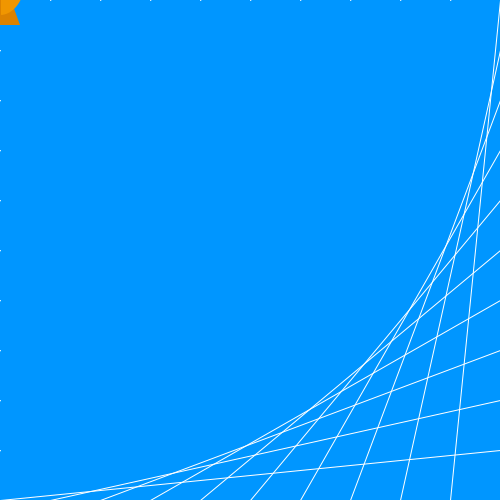
Frame 1 (no input)
Frame 60 (the mouse pressed at the canvas centre just before this capture): identical to frame 1, image omitted
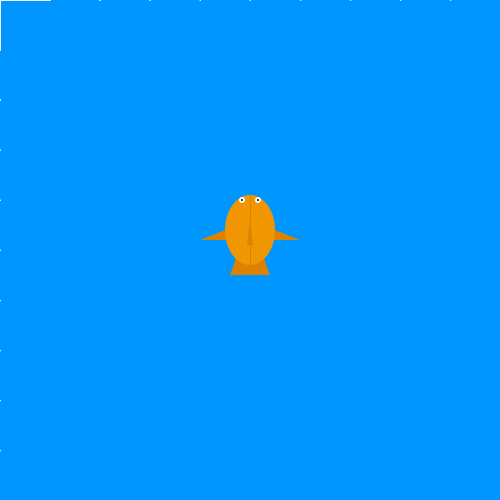
Frame 120 (the mouse held since frame 60 and released just before this capture)

The Processing sketch that drew these frames (run headless with seeded random() and noise(); from frame 60 on, the mouse is pressed at the canvas centre):

// Processing sketch: processing_69845
// ── processing_69845.pde

/*****************************************
 * Assignment 01
 * Name:         Henry Bradford
 * E-mail:       hbradfor@haverford.edu
 * Course:       CS 110 - Section 01
 * Submitted:    9/12/12
 * 
 * An interactive program in which a fish is surrounded by nets
***********************************************/
//general qualities
void setup() 
{
  size(500,500);
  smooth();
}

void draw()
{
  //background
  background(0,150,255);
  
 //bottom left net
 stroke(255);
 line(0,mouseY+50, mouseX-450,500);
 line(0,mouseY+100, mouseX-400,500);
 line(0,mouseY+150, mouseX-350,500);
 line(0,mouseY+200, mouseX-300,500);
 line(0,mouseY+250, mouseX-250,500);
 line(0,mouseY+300, mouseX-200,500);
 line(0,mouseY+350, mouseX-150,500);
 line(0,mouseY+400, mouseX-100,500);
 line(0,mouseY+450, mouseX-50,500);
 line(0,mouseY+500, mouseX,500);
 
  //top left net
 line(0,mouseY, mouseX-450,0);
 line(0,mouseY-50, mouseX-400,0);
 line(0,mouseY-100, mouseX-350,0);
 line(0,mouseY-150, mouseX-300,0);
 line(0,mouseY-200, mouseX-250,0);
 line(0,mouseY-250, mouseX-200,0);
 line(0,mouseY-300, mouseX-150,0);
 line(0,mouseY-350, mouseX-100,0);
 line(0,mouseY-400, mouseX-50,0);
 line(0,mouseY-450, mouseX,0);
 
 //top right net
 line(500,mouseY, mouseX+500,0);
 line(500,mouseY-50, mouseX+450,0);
 line(500,mouseY-100, mouseX+400,0);
 line(500,mouseY-150, mouseX+350,0);
 line(500,mouseY-200, mouseX+300,0);
 line(500,mouseY-250, mouseX+250,0);
 line(500,mouseY-300, mouseX+200,0);
 line(500,mouseY-350, mouseX+150,0);
 line(500,mouseY-400, mouseX+100,0);
 line(500,mouseY-450, mouseX+50,0);
 
 //bottom right net
 line(500,mouseY, mouseX+450,500);
 line(500,mouseY+50, mouseX+400,500);
 line(500,mouseY+100, mouseX+350,500);
 line(500,mouseY+150, mouseX+300,500);
 line(500,mouseY+200, mouseX+250,500);
 line(500,mouseY+250, mouseX+200,500);
 line(500,mouseY+300, mouseX+150,500);
 line(500,mouseY+350, mouseX+100,500);
 line(500,mouseY+400, mouseX+50,500);
 line(500,mouseY+450, mouseX,500);
 
 //fish
 noStroke();
 //tail
 fill(220,130,0);
 triangle(mouseX,mouseY-30, pmouseX+20,pmouseY+25, pmouseX-20,pmouseY+25);
 //fins
 fill(220,130,0);
 triangle(mouseX,mouseY-30, mouseX-50,pmouseY-10, mouseX+50,pmouseY-10);
 //body
 fill(240,150,0);
 ellipse(mouseX,mouseY-20, 50,70);
 //eyewhites
 fill(255);
 ellipse(mouseX-8,mouseY-50, 6,6);
 ellipse(mouseX+8,mouseY-50, 6,6);
 //pupils
 fill(0);
 ellipse(mouseX-8,mouseY-50, 2,2);
 ellipse(mouseX+8,mouseY-50, 2,2);
 //dorsal line
 stroke(220,130,0);
 line(mouseX,mouseY-55, mouseX,mouseY+20);
 //dorsa lfin
 noStroke();
 fill(220,130,0);
 triangle(mouseX, mouseY-30, pmouseX-3,mouseY-5, pmouseX+3, mouseY-5);
}
